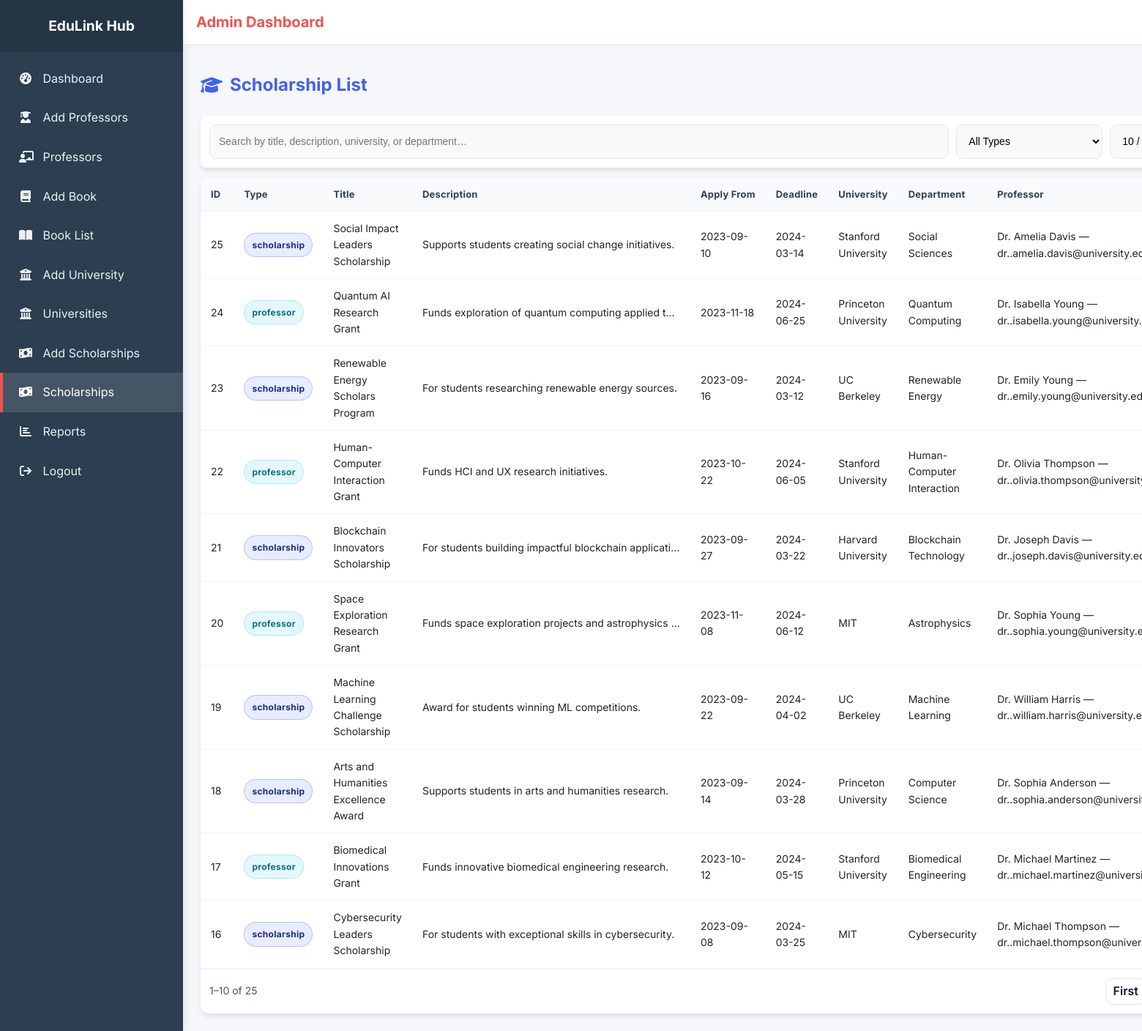
Page /admin/scholarship-list.php (signed in) on the committed database.
### tables this page shows
CREATE TABLE `fundings` (
  `id` int(11) NOT NULL,
  `type` enum('scholarship','professor') NOT NULL,
  `title` varchar(255) NOT NULL,
  `description` text NOT NULL,
  `link` varchar(255) NOT NULL,
  `eligibilityCriteria` text DEFAULT NULL,
  `applyDate` date DEFAULT NULL,
  `applicationDeadline` date DEFAULT NULL,
  `university` varchar(255) DEFAULT NULL,
  `department` varchar(255) DEFAULT NULL,
  `professor_id` int(11) DEFAULT NULL,
  `createdAt` timestamp NOT NULL DEFAULT current_timestamp(),
  `updatedAt` timestamp NOT NULL DEFAULT current_timestamp() ON UPDATE current_timestamp()
);

CREATE TABLE `professors` (
  `id` int(11) NOT NULL,
  `name` varchar(255) NOT NULL,
  `country` varchar(100) DEFAULT NULL,
  `university_name` varchar(255) DEFAULT NULL,
  `image` varchar(255) DEFAULT NULL,
  `contact_email` varchar(255) NOT NULL,
  `contact_phone` varchar(20) DEFAULT NULL,
  `availability` enum('available','not available') DEFAULT 'available',
  `profileLink` varchar(255) DEFAULT NULL,
  `createdAt` timestamp NOT NULL DEFAULT current_timestamp(),
  `updatedAt` timestamp NOT NULL DEFAULT current_timestamp() ON UPDATE current_timestamp()
);

### admin/scholarship-list.php (the view, shortened to what this page needs)
<?php
require '../config/database.php';
$q        = isset($_GET['q']) ? trim((string)$_GET['q']) : '';
$type     = isset($_GET['type']) ? strtolower(trim((string)$_GET['type'])) : '';
$per_page = isset($_GET['per_page']) ? max(1, (int)$_GET['per_page']) : 10;
$page     = isset($_GET['page']) ? max(1, (int)$_GET['page']) : 1;
$where  = [];
$whereSql = $where ? ('WHERE ' . implode(' AND ', $where)) : '';
$total = 0;
$sqlCount = "SELECT COUNT(*) FROM fundings f $whereSql";
if ($stmt = mysqli_prepare($conn, $sqlCount)) {
    mysqli_stmt_execute($stmt);
    mysqli_stmt_bind_result($stmt, $total);
}
$total_pages = max(1, (int)ceil($total / $per_page));
$page = min($page, $total_pages);
$offset = ($page - 1) * $per_page;
$data = [];
$sql = "SELECT
            f.id, f.type, f.title, f.description, f.link,
            f.applyDate, f.applicationDeadline,
            f.university, f.department, f.professor_id,
            f.createdAt, f.updatedAt,
            p.name AS professor_name, p.contact_email AS professor_email
        FROM fundings f
        LEFT JOIN professors p ON p.id = f.professor_id
        $whereSql
        ORDER BY f.id DESC
        LIMIT $per_page OFFSET $offset";
if ($stmt = mysqli_prepare($conn, $sql)) {
    mysqli_stmt_execute($stmt);
    $res = mysqli_stmt_get_result($stmt);
    if ($res) {
        while ($row = mysqli_fetch_assoc($res)) {
            $data[] = $row;
        }
    }
} else {
    $_SESSION['funding-error'] = 'Failed to load scholarships. (' . mysqli_error($conn) . ')';
}
function link_with_params_s($overrides = [])
{
    $params = [
        'q' => $_GET['q'] ?? '',
        'type' => $_GET['type'] ?? '',
        'per_page' => $_GET['per_page'] ?? 10,
        'page' => $_GET['page'] ?? 1,
    ];
    foreach ($overrides as $k => $v) $params[$k] = $v;
    $qs = http_build_query(array_filter($params, fn($v) => $v !== '' && $v !== null));
    return 'scholarship-list.php' . ($qs ? ('?' . $qs) : '');
}
?>
<!DOCTYPE html>
<html lang="en">
<head>
    <link href="https://cdnjs.cloudflare.com/ajax/libs/font-awesome/6.5.2/css/all.min.css" rel="stylesheet">
    <link rel="stylesheet" href="styles/scholarship-list.css">
    <link rel="stylesheet" href="styles/style.css">
</head>
<body>
    <?php include __DIR__ . '/common/sidebar.php'; ?>
    <main class="main-content">
        <?php include __DIR__ . '/common/navbar.php'; ?>
        <div class="content">
            <div class="page-header">
                <h1 class="page-title"><i class="fa-solid fa-graduation-cap"></i> Scholarship List</h1>
            </div>
            <form class="toolbar" method="get" action="scholarship-list.php"
                style="display:grid; grid-template-columns:1fr 200px 160px auto; gap:10px;">
                <input class="input" type="search" name="q" value="<?= htmlspecialchars($q) ?>"
                    placeholder="Search by title, description, university, or department…" />
                <select class="select" name="type">
                    <option value="" <?= $type === '' ? 'selected' : ''; ?>>All Types</option>
                </select>
                <select class="select" name="per_page">
                    <?php foreach ([10, 20, 50, 100] as $opt): ?>
                        <option value="<?= $opt ?>" <?= $per_page === $opt ? 'selected' : ''; ?>><?= $opt ?> / page</option>
                    <?php endforeach; ?>
                </select>
            </form>
            <div class="card">
                <div class="table-wrap">
                    <table id="schTable">
                        <thead>
                            <tr>
                                <th style="width:72px;">ID</th>
                                <th style="width:120px;">Type</th>
                                <th>Title</th>
                                <th style="width:420px;">Description</th>
                                <th style="width:120px;">Apply From</th>
                                <th style="width:140px;">Deadline</th>
                                <th>University</th>
                                <th>Department</th>
                                <th style="width:180px;">Professor</th>
                            </tr>
                        </thead>
                        <tbody id="schTbody">
                            <?php if (count($data) > 0): ?>
                                <?php foreach ($data as $s): ?>
                                    <?php
                                    $tval = strtolower(trim((string)$s['type']));
                                    $badgeClass = ($tval === 'professor') ? 'prof' : 'uni';
                                    $profLabel = '';
                                    if (!empty($s['professor_name'])) {
                                        $profLabel = $s['professor_name'] . (!empty($s['professor_email']) ? ' — ' . $s['professor_email'] : '');
                                    } elseif (!empty($s['professor_id'])) {
                                        $profLabel = '#' . (int)$s['professor_id'];
                                    }
                                    ?>
                                    <tr>
                                        <td><?= (int)$s['id'] ?></td>
                                        <td><span class="badge <?= $badgeClass ?>"><?= htmlspecialchars($s['type'] ?? '') ?></span></td>
                                        <td><?= htmlspecialchars($s['title'] ?? '') ?></td>
                                        <td class="ellipsis" title="<?= htmlspecialchars($s['description'] ?? '') ?>">
                                            <?= htmlspecialchars($s['description'] ?? '') ?>
                                        </td>
                                        <td><?= htmlspecialchars($s['applyDate'] ?? '') ?></td>
                                        <td><?= htmlspecialchars($s['applicationDeadline'] ?? '') ?></td>
                                        <td><?= htmlspecialchars($s['university'] ?? '') ?></td>
                                        <td><?= htmlspecialchars($s['department'] ?? '') ?></td>
                                        <td><?= htmlspecialchars($profLabel) ?></td>
                                    </tr>
                                <?php endforeach; ?>
                            <?php endif; ?>
                        </tbody>
                    </table>
                </div>
                <div class="table-footer">
                    <div class="rows-meta" id="rowsMeta">
                        <?php
                        $from = $total ? ($offset + 1) : 0;
                        $to   = min($offset + $per_page, $total);
                        echo htmlspecialchars($from . '–' . $to . ' of ' . $total, ENT_QUOTES, 'UTF-8');
                        ?>
                    </div>
                    <div class="pagination" id="pagination">
                        <a class="page-btn <?= $page <= 1 ? 'disabled' : '' ?>"
                            href="<?= $page <= 1 ? 'javascript:void(0)' : link_with_params_s(['page' => 1]) ?>"
                            style="text-decoration: none;">First</a>
                    </div>
                </div>
            </div>
        </div>
    </main>
</body>
</html>

### admin/styles/scholarship-list.css (style rules this page uses)
:root { --primary-color: #4361ee; --secondary-color: #3f37c9; --accent-color: #4895ef; --light-color: #f8f9fa; --dark-color: #212529; --success-color: #4cc9f0; --warning-color: #f72585; --gray-color: #adb5bd; --border-radius: 8px; --box-shadow: 0 4px 6px rgba(0, 0, 0, 0.1); --transition: all 0.3s ease; }
* { margin: 0; padding: 0; box-sizing: border-box; }
body { font-family: "Inter", sans-serif; background-color: #f5f7fa; color: var(--dark-color); line-height: 1.6; display: flex; min-height: 100vh; }
.main-content { flex: 1; margin-left: 250px; min-height: 100vh; }
.content { padding: 24px; }
.page-header { display: flex; align-items: center; justify-content: space-between; gap: 12px; margin: 8px 0 18px; }
.page-title { font-size: 24px; color: var(--primary-color); display: flex; align-items: center; gap: 10px; font-weight: 700; }
.toolbar { display: grid; grid-template-columns: 1fr 200px 160px; gap: 10px; background: #fff; padding: 12px; border-radius: var(--border-radius); box-shadow: var(--box-shadow); margin-bottom: 14px; }
.input, .select { width: 100%; padding: 10px 12px; border-radius: 10px; border: 1px solid #e5e7eb; outline: none; transition: var(--transition); background: var(--light-color); font-size: 14px; }
.card { background: #fff; border-radius: 12px; box-shadow: var(--box-shadow); overflow: hidden; }
.table-wrap { width: 100%; overflow-x: auto; }
table { width: 100%; border-collapse: separate; border-spacing: 0; min-width: 1300px; }
thead th { background: #f8fafc; position: sticky; top: 0; z-index: 1; text-align: left; font-size: 13px; color: #334155; letter-spacing: 0.2px; padding: 12px 14px; border-bottom: 1px solid #eef2f7; white-space: nowrap; }
tbody td { padding: 12px 14px; border-bottom: 1px solid #f1f5f9; vertical-align: middle; font-size: 14px; }
.ellipsis { max-width: 380px; overflow: hidden; text-overflow: ellipsis; white-space: nowrap; }
.badge { display: inline-block; padding: 6px 10px; border-radius: 999px; font-size: 12px; font-weight: 700; letter-spacing: 0.3px; border: 1px solid transparent; }
.badge.uni { background: rgba(67, 97, 238, 0.12); color: #1d2a8a; border-color: rgba(67, 97, 238, 0.3); }
.badge.prof { background: rgba(76, 201, 240, 0.15); color: #0b7285; border-color: rgba(76, 201, 240, 0.35); }
.table-footer { display: flex; align-items: center; justify-content: space-between; gap: 12px; padding: 12px; border-top: 1px solid #eef2f7; background: #fff; flex-wrap: wrap; }
.rows-meta { color: #475569; font-size: 14px; }
.pagination { display: flex; flex-wrap: wrap; gap: 6px; }
.page-btn { min-width: 36px; height: 36px; padding: 0 10px; display: inline-flex; align-items: center; justify-content: center; border: 1px solid #e5e7eb; background: #fff; color: #111827; border-radius: 10px; cursor: pointer; transition: var(--transition); font-weight: 600; }

### admin/styles/style.css (style rules this page uses)
:root { --primary-color: #4361ee; --secondary-color: #3f37c9; --accent-color: #4895ef; --light-color: #f8f9fa; --dark-color: #212529; --success-color: #22c55e; --warning-color: #f72585; --gray-200: #e5e7eb; --radius: 12px; --shadow: 0 8px 20px rgba(2, 6, 23, 0.1); }

### rows in the picture
fundings: id "25", type "scholarship", title "Social Impact Leaders Scholarship", description "Supports students creating social change initiatives.", applyDate "2023-09-10", applicationDeadline "2024-03-14", university "Stanford University", department "Social Sciences", professor.contact_email "Dr. Amelia Davis —…"
fundings: id "24", type "professor", title "Quantum AI Research Grant", description "Funds exploration of quantum computing applied t…", applyDate "2023-11-18", applicationDeadline "2024-06-25", university "Princeton University", department "Quantum Computing", professor.contact_email "Dr. Isabella Young —…"
fundings: id "23", type "scholarship", title "Renewable Energy Scholars Program", description "For students researching renewable energy sources.", applyDate "2023-09-16", applicationDeadline "2024-03-12", university "UC Berkeley", department "Renewable Energy", professor.contact_email "Dr. Emily Young —…"
fundings: id "22", type "professor", title "Human-Computer Interaction Grant", description "Funds HCI and UX research initiatives.", applyDate "2023-10-22", applicationDeadline "2024-06-05", university "Stanford University", department "Human-Computer Interaction", professor.contact_email "Dr. Olivia Thompson —…"
fundings: id "21", type "scholarship", title "Blockchain Innovators Scholarship", description "For students building impactful blockchain applicati…", applyDate "2023-09-27", applicationDeadline "2024-03-22", university "Harvard University", department "Blockchain Technology", professor.contact_email "Dr. Joseph Davis —…"
fundings: id "20", type "professor", title "Space Exploration Research Grant", description "Funds space exploration projects and astrophysics…", applyDate "2023-11-08", applicationDeadline "2024-06-12", university "MIT", department "Astrophysics", professor.contact_email "Dr. Sophia Young —…"
fundings: id "19", type "scholarship", title "Machine Learning Challenge Scholarship", description "Award for students winning ML competitions.", applyDate "2023-09-22", applicationDeadline "2024-04-02", university "UC Berkeley", department "Machine Learning", professor.contact_email "Dr. William Harris —…"
fundings: id "18", type "scholarship", title "Arts and Humanities Excellence Award", description "Supports students in arts and humanities research.", applyDate "2023-09-14", applicationDeadline "2024-03-28", university "Princeton University", department "Computer Science", professor.contact_email "Dr. Sophia Anderson —…"
fundings: id "17", type "professor", title "Biomedical Innovations Grant", description "Funds innovative biomedical engineering research.", applyDate "2023-10-12", applicationDeadline "2024-05-15", university "Stanford University", department "Biomedical Engineering", professor.contact_email "Dr. Michael Martinez —…"
fundings: id "16", type "scholarship", title "Cybersecurity Leaders Scholarship", description "For students with exceptional skills in cybersecurity.", applyDate "2023-09-08", applicationDeadline "2024-03-25", university "MIT", department "Cybersecurity", professor.contact_email "Dr. Michael Thompson —…"

### other values in the picture
$label "Dashboard Add Professors Professors Add Book Book List Add University Universities Add Scholarships Scholarships Reports Logout"
$from . '–' . $to . ' of ' . $total "1–10 of 25"
form field per_page "10 / page"
